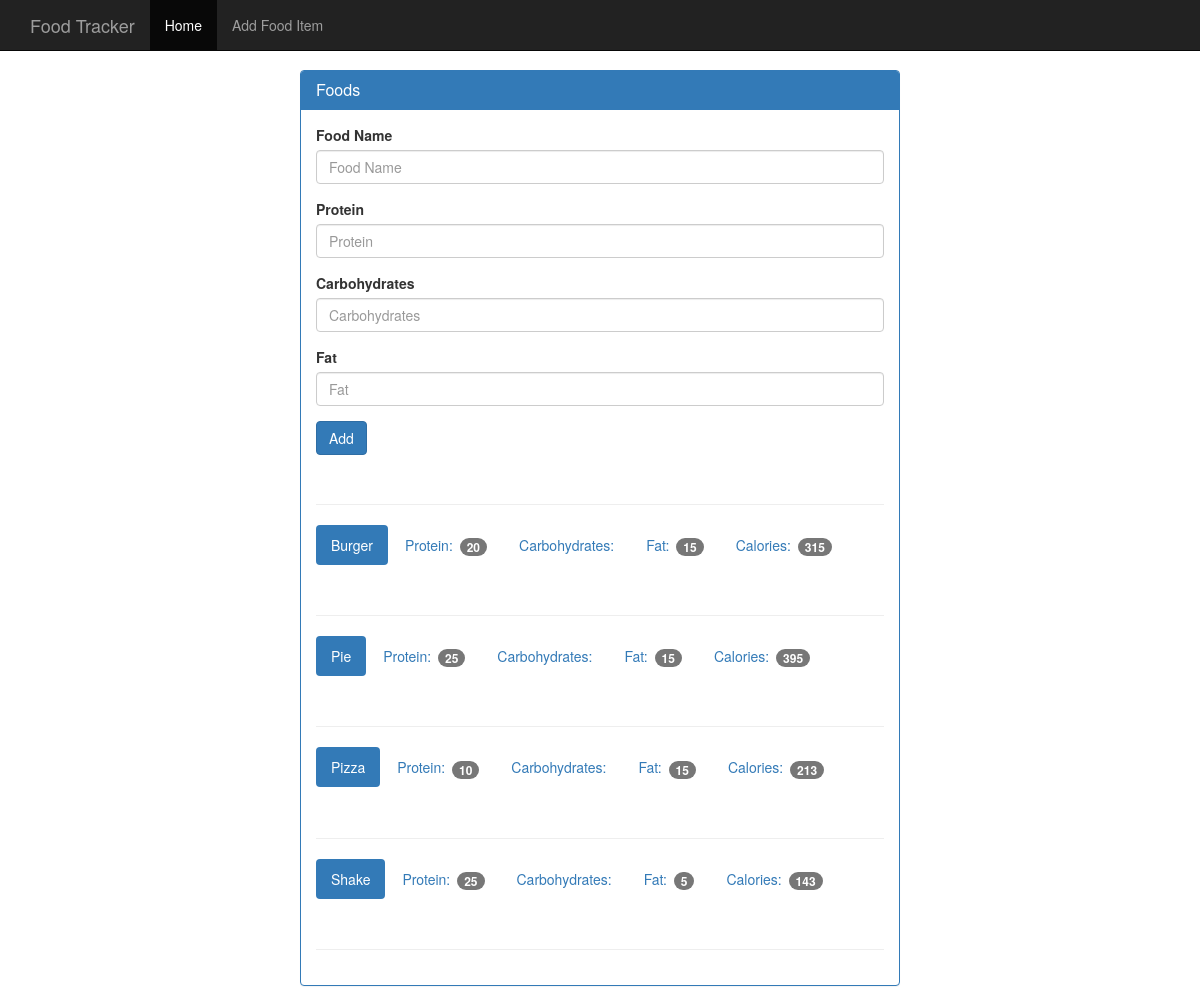
The app's page /food with its own data.
### tables this page shows
CREATE TABLE food (
    id integer primary key autoincrement,
    name text not null,
    protein integer not null,
    carbohydrates integer not null,
    fat integer not null,
    calories integer not null
);

### app.py (the view, shortened to what this page needs)
@app.route("/food", methods=["GET", "POST"])
def food():
    db = get_db()
    cur = db.execute("select name, protein, fat, calories from food")
    results = cur.fetchall()
    return render_template("add_food.html", results=results)

### database.py (called while the page is built)
def connect_db():
    sql = sqlite3.connect(
        "D:/Personal/Python Courses/Udemy/Ultimate Flask Course/food-tracker/food_log.db")
    sql.row_factory = sqlite3.Row
    return sql

def get_db():
    if not hasattr(g, "sqlite3"):
        g.sqlite3 = connect_db()
    return g.sqlite3

### templates/add_food.html (shortened to what this page needs)
{% extends "base.html" %}
{% block body %}
<nav class="navbar navbar-inverse navbar-fixed-top">
  <div class="container">
    <div class="navbar-header">
      <a class="navbar-brand" href="{{ url_for('index') }}">Food Tracker</a>
    </div>
    <div id="navbar" class="navbar-collapse collapse">
      <ul class="nav navbar-nav">
        <li class="active"><a href="{{ url_for('index') }}">Home</a></li>
        <li><a href="{{ url_for('food') }}">Add Food Item</a></li>
      </ul>
    </div>
  </div>
</nav>
<div class="container theme-showcase col-sm-6 col-sm-offset-3" role="main">
  <div class="row">
    <div>
      <div class="panel panel-primary">
        <div class="panel-heading">
          <h3 class="panel-title">Foods</h3>
        </div>
        <div class="panel-body">
          <form method="POST" action="/food">
            <div class="form-group">
              <label for="food-name">Food Name</label>
              <input type="text" class="form-control" id="food-name" name="food-name" placeholder="Food Name">
            </div>
            <div class="form-group">
              <label for="protein">Protein</label>
              <input type="number" class="form-control" id="protein" name="protein" placeholder="Protein">
            </div>
            <div class="form-group">
              <label for="carbohydrates">Carbohydrates</label>
              <input type="number" class="form-control" id="carbohydrates" name="carbohydrates"
                placeholder="Carbohydrates">
            </div>
            <div class="form-group">
              <label for="fat">Fat</label>
              <input type="number" class="form-control" id="fat" name="fat" placeholder="Fat">
            </div>
            <button type="submit" class="btn btn-primary">Add</button>
          </form>
          <div class="page-header"></div>
          {% for food in results %}
          <ul class="nav nav-pills" role="tablist">
            <li class="active"><a>{{ food.name }}</a></li>
            <li><a>Protein: <span class="badge">{{ food.protein }}</span></a></li>
            <li><a>Carbohydrates: </a></li>
            <li><a>Fat: <span class="badge">{{ food.fat }}</span></a></li>
            <li><a>Calories: <span class="badge">{{ food.calories }}</span></a></li>
          </ul>
          <div class="page-header"></div>
          {% endfor %}
        </div>
      </div>
    </div>
  </div>
</div>
{% endblock %}

### templates/base.html (shortened to what this page needs)
<!DOCTYPE html>
<html lang="en">
  <head>
    <link href="{{ url_for('static', filename='bootstrap.min.css') }}" rel="stylesheet">
    <link href="{{ url_for('static', filename='theme.css') }}" rel="stylesheet">
  </head>
  <body>
    {% block body %}{% endblock %}
  </body>
</html>

### static/theme.css (style rules this page uses)
body { padding-top: 70px; padding-bottom: 30px; }

### records on screen
food: name "Burger", protein "20", fat "15", calories "315"
food: name "Pie", protein "25", fat "15", calories "395"
food: name "Pizza", protein "10", fat "15", calories "213"
food: name "Shake", protein "25", fat "5", calories "143"
